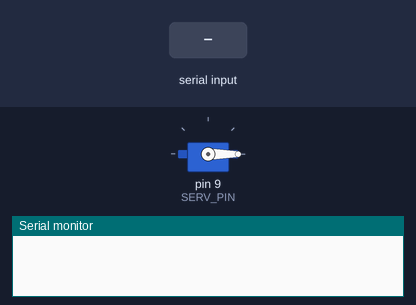
Recording of a sketch running on a simulated Arduino Uno, built with avr-gcc and run on an emulated ATmega328P. On the bench: servo, the last lines printed to the serial monitor. The test bench sets the inputs (shaded band).

Above: at 1.2 s.
1.3 s: byte 30 received over Serial
At 1.8 s:
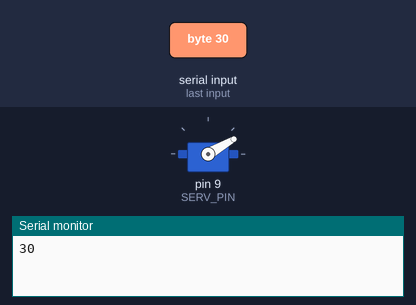
2.8 s: byte 90 received over Serial
At 4.0 s:
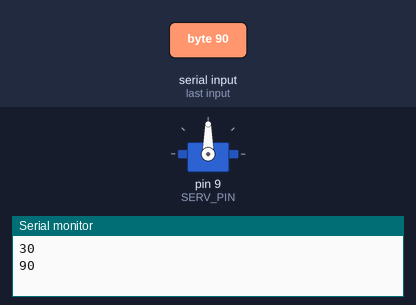
4.3 s: byte 120 received over Serial
At 5.3 s:
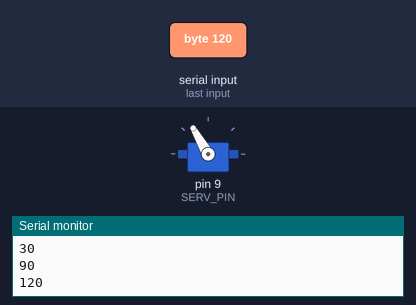
Timing chart, 0 to 7.3 s (numbered marks = the images above; inputs shaded):
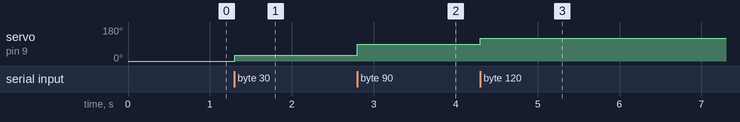

Measured:
- after the input at 1.3 s, servo on pin 9 (SERV_PIN): 0° → 30° at once
- after the input at 2.8 s, servo on pin 9 (SERV_PIN): 30° → 90° at once
- after the input at 4.3 s, servo on pin 9 (SERV_PIN): 90° → 120° at once

The sketch:

servo_sketch.ino
```cpp
#include <Servo.h>

#define SERV_PIN 9

Servo serv;
int angle;

void setup() {
  Serial.begin(9600);

  serv.attach(SERV_PIN);
  serv.write(0);
}

void loop() {
  if(Serial.available() > 0) {
    int current_angle = Serial.read();
    Serial.println(current_angle);

    if(angle != current_angle && (current_angle >= 0 && current_angle <= 180)) {
      angle = current_angle;
      serv.write(angle);
    }
  }
}
```
